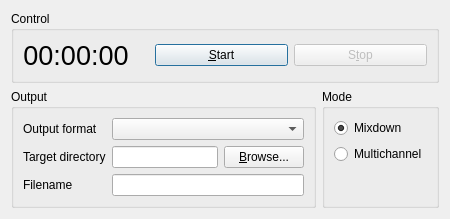
<?xml version="1.0" encoding="UTF-8"?>
<ui version="4.0">
 <class>VoiceRecorderDialog</class>
 <widget class="QDialog" name="VoiceRecorderDialog">
  <property name="geometry">
   <rect>
    <x>0</x>
    <y>0</y>
    <width>450</width>
    <height>214</height>
   </rect>
  </property>
  <property name="windowTitle">
   <string>Recorder</string>
  </property>
  <property name="windowIcon">
   <iconset resource="mumble_tango.qrc">
    <normaloff>:/actions/media-record.svg</normaloff>:/actions/media-record.svg</iconset>
  </property>
  <layout class="QGridLayout" name="gridLayout_2">
   <item row="0" column="0" colspan="2">
    <widget class="QGroupBox" name="qgbControl">
     <property name="title">
      <string>Control</string>
     </property>
     <layout class="QHBoxLayout" name="horizontalLayout_2">
      <item>
       <widget class="QLabel" name="qlTime">
        <property name="font">
         <font>
          <pointsize>20</pointsize>
          <weight>50</weight>
          <bold>false</bold>
          <underline>false</underline>
         </font>
        </property>
        <property name="text">
         <string>00:00:00</string>
        </property>
        <property name="alignment">
         <set>Qt::AlignCenter</set>
        </property>
       </widget>
      </item>
      <item>
       <spacer name="horizontalSpacer">
        <property name="orientation">
         <enum>Qt::Horizontal</enum>
        </property>
        <property name="sizeType">
         <enum>QSizePolicy::Minimum</enum>
        </property>
        <property name="sizeHint" stdset="0">
         <size>
          <width>20</width>
          <height>20</height>
         </size>
        </property>
       </spacer>
      </item>
      <item>
       <widget class="QPushButton" name="qpbStart">
        <property name="sizePolicy">
         <sizepolicy hsizetype="Expanding" vsizetype="Fixed">
          <horstretch>0</horstretch>
          <verstretch>0</verstretch>
         </sizepolicy>
        </property>
        <property name="text">
         <string>&amp;Start</string>
        </property>
       </widget>
      </item>
      <item>
       <widget class="QPushButton" name="qpbStop">
        <property name="enabled">
         <bool>false</bool>
        </property>
        <property name="sizePolicy">
         <sizepolicy hsizetype="Expanding" vsizetype="Fixed">
          <horstretch>0</horstretch>
          <verstretch>0</verstretch>
         </sizepolicy>
        </property>
        <property name="text">
         <string>S&amp;top</string>
        </property>
       </widget>
      </item>
     </layout>
    </widget>
   </item>
   <item row="1" column="1">
    <widget class="QGroupBox" name="qgbMode">
     <property name="title">
      <string>Mode</string>
     </property>
     <layout class="QVBoxLayout" name="verticalLayout">
      <item>
       <widget class="QRadioButton" name="qrbMixdown">
        <property name="enabled">
         <bool>true</bool>
        </property>
        <property name="text">
         <string>Mixdown</string>
        </property>
        <property name="checkable">
         <bool>true</bool>
        </property>
        <property name="checked">
         <bool>true</bool>
        </property>
       </widget>
      </item>
      <item>
       <widget class="QRadioButton" name="qrbMultichannel">
        <property name="text">
         <string>Multichannel</string>
        </property>
       </widget>
      </item>
      <item>
       <spacer name="verticalSpacer">
        <property name="orientation">
         <enum>Qt::Vertical</enum>
        </property>
        <property name="sizeHint" stdset="0">
         <size>
          <width>20</width>
          <height>40</height>
         </size>
        </property>
       </spacer>
      </item>
     </layout>
    </widget>
   </item>
   <item row="1" column="0">
    <widget class="QGroupBox" name="qgbOutput">
     <property name="title">
      <string>Output</string>
     </property>
     <layout class="QFormLayout" name="formLayout">
      <item row="0" column="0">
       <widget class="QLabel" name="qlOutputFormat">
        <property name="text">
         <string>Output format</string>
        </property>
       </widget>
      </item>
      <item row="0" column="1">
       <widget class="QComboBox" name="qcbFormat"/>
      </item>
      <item row="2" column="0">
       <widget class="QLabel" name="qlTargetDirectory">
        <property name="text">
         <string>Target directory</string>
        </property>
       </widget>
      </item>
      <item row="4" column="0">
       <widget class="QLabel" name="qlFilename">
        <property name="text">
         <string>Filename</string>
        </property>
       </widget>
      </item>
      <item row="2" column="1">
       <layout class="QHBoxLayout" name="qhblTargetDirectory">
        <item>
         <widget class="QLineEdit" name="qleTargetDirectory">
          <property name="toolTip">
           <string>&lt;pre&gt;Valid variables are:
%name	Inserts the users name
%date	Inserts the current date
%time	Inserts the current time
%hostname	Inserts the hostname
&lt;/pre&gt;</string>
          </property>
         </widget>
        </item>
        <item>
         <widget class="QPushButton" name="qpbTargetDirectoryBrowse">
          <property name="text">
           <string>&amp;Browse...</string>
          </property>
         </widget>
        </item>
       </layout>
      </item>
      <item row="4" column="1">
       <layout class="QHBoxLayout" name="qhblFilename">
        <item>
         <widget class="QLineEdit" name="qleFilename">
          <property name="toolTip">
           <string>&lt;pre&gt;Valid variables are:
%name	Inserts the users name
%date	Inserts the current date
%time	Inserts the current time
%hostname	Inserts the hostname
&lt;/pre&gt;</string>
          </property>
         </widget>
        </item>
       </layout>
      </item>
     </layout>
    </widget>
   </item>
  </layout>
 </widget>
 <resources>
  <include location="mumble_tango.qrc"/>
 </resources>
 <connections/>
</ui>
